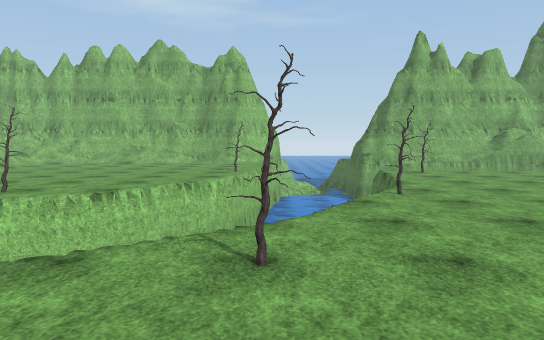
View 1 (above)

12 first-person views from a walk through a scene from a Unity 3-D project. The camera is 1.5 m above the floor, tilts 4° down and sees 70° across. The floor is counted in squares, 1.8 m on a side. Each view is taken from the middle of a square. On the plan, view 1 faces up. The plan holds only what a view shows up to about 12 squares ahead; the rest is blank. The place goes on beyond the plan. The player character is not drawn. Some surface patterns are stand-ins.

View 2
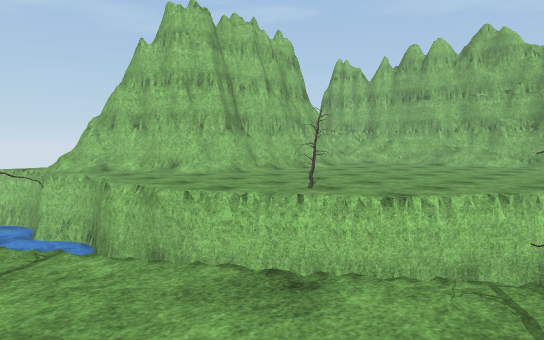

View 3
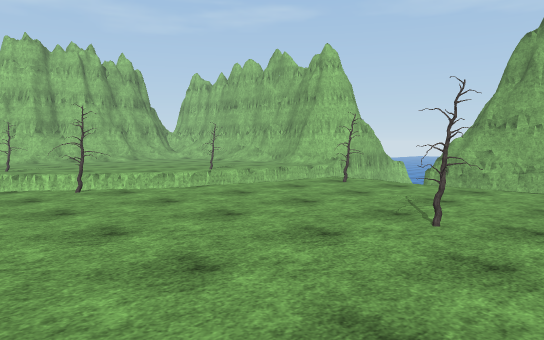

View 4
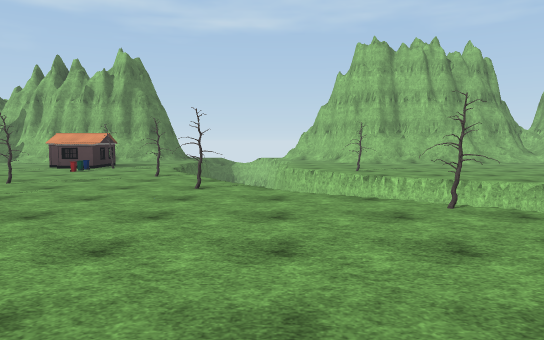

View 5
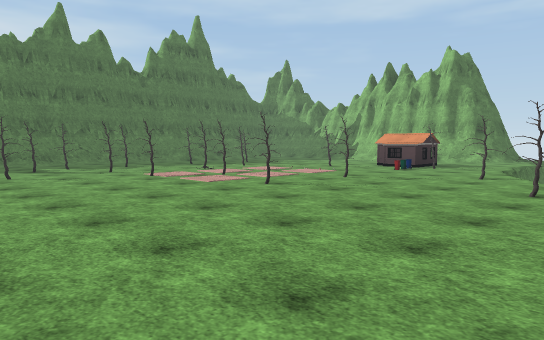

View 6
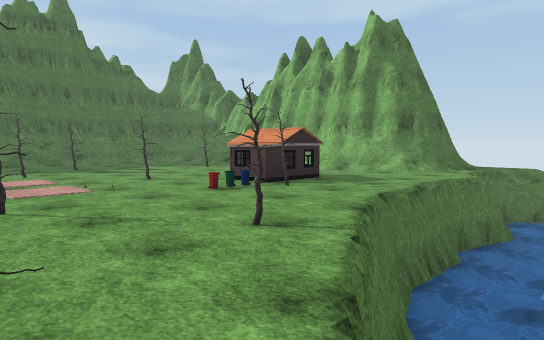

View 7
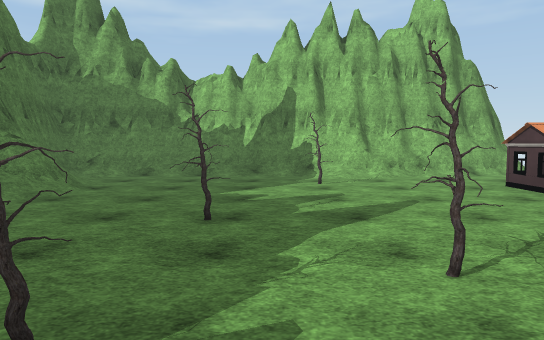

View 8
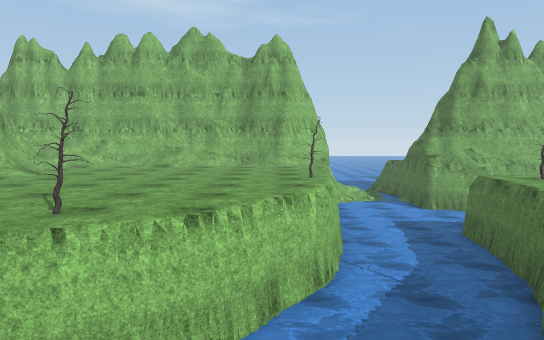

View 9
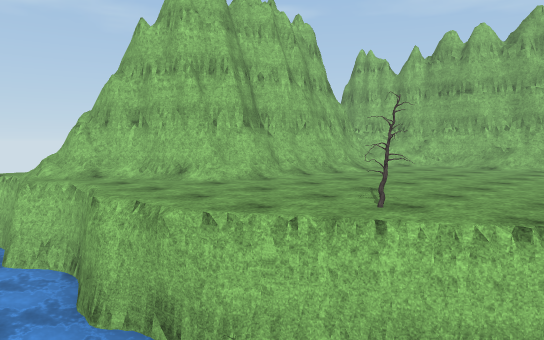

View 10
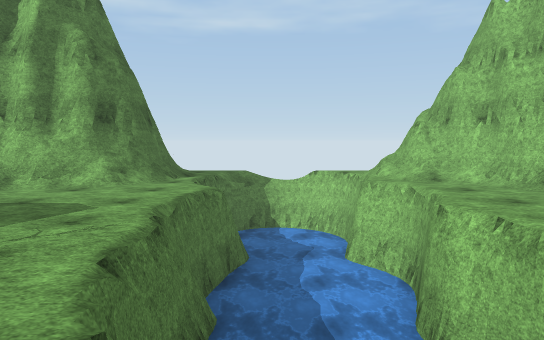

View 11
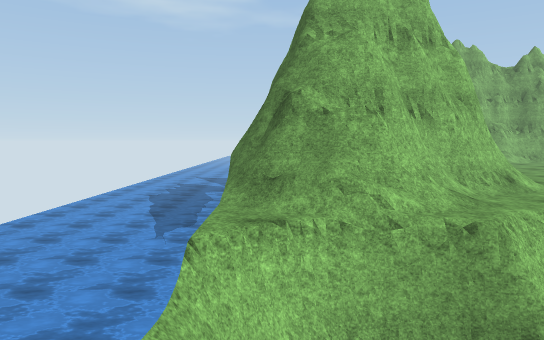

View 12
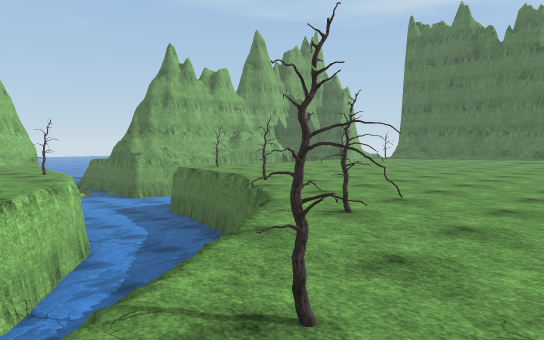

### Floor plan
Key: @ floor where view 1 was taken; # wall or solid block; . main floor; - floor 0.5 m lower than the main floor; / step, stairs or slope; = window, fence, low wall or low ledge; ≈ water the walk keeps out of; v drop or lower ground; T tree; O other object.
Columns run from 17 left of view 1 to 9 right of it. Each row starts with its distance up from view 1.
 14        #=        ≈≈≈≈≈
 13        ##........≈≈≈≈
 12 ≈≈     ##.......O≈≈≈≈≈≈≈≈
 11 ≈≈     ##.......O≈≈≈≈T....
 10 ≈≈     ##........≈≈≈≈.....
  9 ≈≈     ##.......≈≈≈≈......
  8 ≈≈     ##.......≈≈≈≈....T.
  7 ≈≈≈  ###=...TT.≈≈≈≈v.......
  6 ≈≈≈####.....TT≈≈≈≈≈T.......
  5 ≈≈≈###......v≈≈≈ ≈........
  4   ≈=v≈v≈≈≈≈≈≈   ≈..........
  3   ≈v≈≈≈≈≈≈≈≈≈ ≈v.T.........
  2   ≈≈≈≈≈≈≈≈≈≈≈≈.............
  1   ≈-≈≈v≈≈≈≈≈v.T..........
  0    .//...........@......
 -1     ###....TT...T.......
 -2      ##/..##OO.....T....
 -3       #/..##............
 -4       ##.....T....O.....
 -5       ##...........O...
 -6        #........  .....
 -7       ##.T.....T  .O..T
 -8       ##........ . ..O.
 -9       #/.....T.TT    O.
-10       #/........
-11       #/......
-12       ##.////
-13       #####

Positions as (right, up) in squares from view 1, and headings:
1: (0, 0), facing up
2: (0, 1), facing up-left
3: (9, 4), facing up-left
4: (7, 4), facing left
5: (7, 4), facing down-left
6: (0, 4), facing down-left
7: (0, -8), facing left
8: (-2, 2), facing up
9: (-2, 2), facing up-left
10: (-3, 2), facing left
11: (-14, 0), facing up
12: (-4, 0), facing up-right
